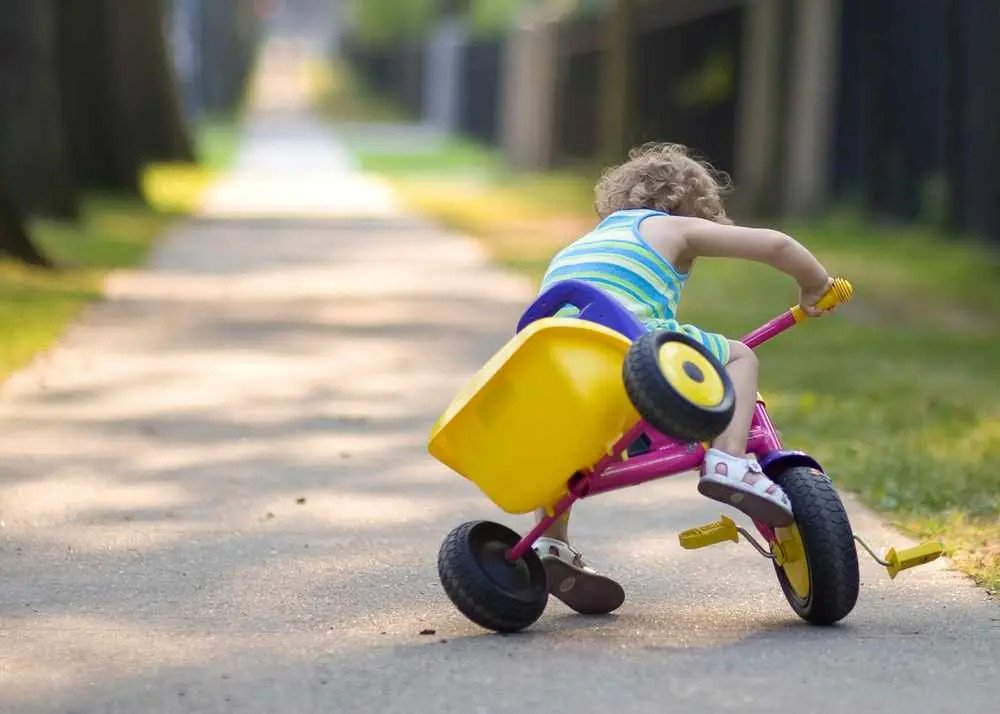
#> input picture upload/1.jpg, 1000 x 714 px, given in place of the camera
$ python human_detect.py
#> lines starting #> are read from the running program, lines starting #| are printed output that depends on the picture; after the words box and inside, x2 and y2 are one past the last pixel; in counts of white or black regions, pixels touching at a corner belong together
#> further down, frame is the input picture: shape (714, 1000, 3); mean B, G, R 120.2, 141, 147.1

# import the necessary packages
import numpy as np
import cv2

HOGCV = cv2.HOGDescriptor()
HOGCV.setSVMDetector(cv2.HOGDescriptor_getDefaultPeopleDetector())

def detect_human(frame):
    # resizing for faster detection
    frame = cv2.resize(frame, (640, 480))
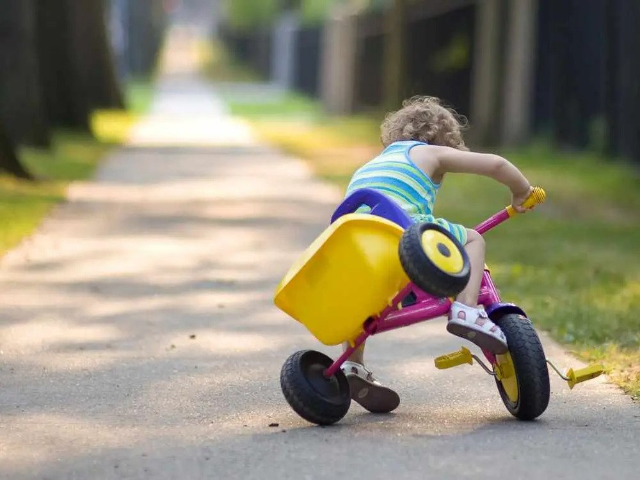
#> frame: shape (480, 640, 3); mean of channels 0, 1, 2 120.1, 140.9, 147; drawn as B, G, R
    # using a greyscale picture, also for faster detection
    gray = cv2.cvtColor(frame, cv2.COLOR_RGB2GRAY)
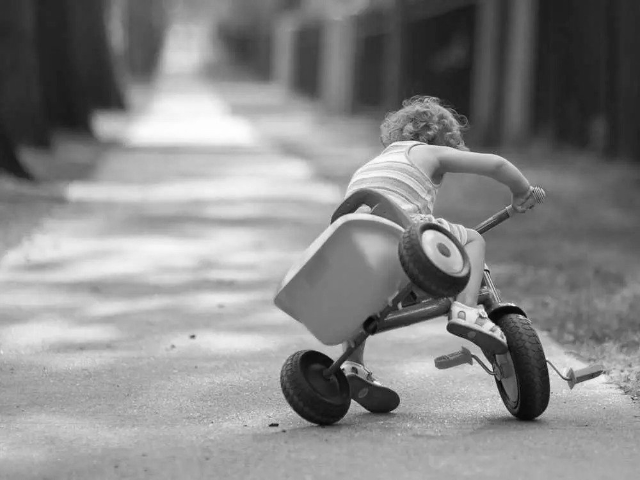
#> gray: shape (480, 640); min 4, max 254, mean 135.3

    # detect people in the image
    # returns the bounding boxes for the detected objects
    boxes, weights = HOGCV.detectMultiScale(gray, winStride=(8, 8))
#> boxes = [[496, 306, 67, 134]]; weights = [0.353]

    boxes = np.array([[x, y, x + w, y + h] for (x, y, w, h) in boxes])
#> boxes = [[496, 306, 563, 440]]

    print("number of people:", len(boxes))
#| number of people: 1

    for (xA, yA, xB, yB) in boxes:
        # display the detected boxes in the colour picture
        cv2.rectangle(frame, (xA, yA), (xB, yB),
                      (0, 255, 0), 2)
#> this loop made 1 pass
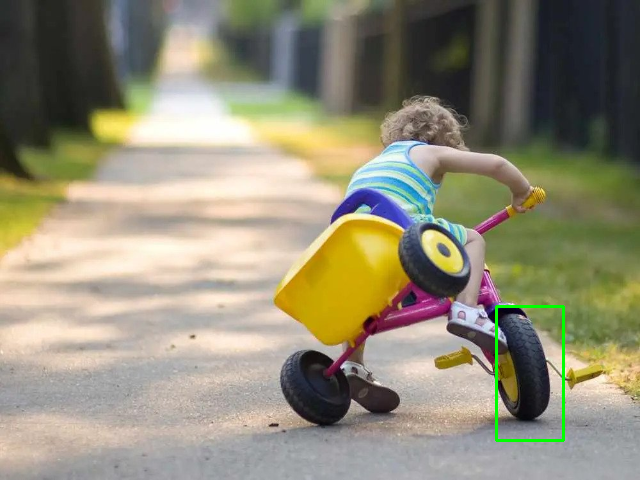
#> frame: shape (480, 640, 3); 0.39% of pixels changed, all inside (x1, y1, x2, y2) = (495, 305, 565, 442); drawn as B, G, R

    # # Display the resulting frame
    # cv2.imshow('frame', frame)
    return frame


if __name__ == '__main__':

    cv2.startWindowThread()

    # open webcam video stream
    cap = cv2.VideoCapture(0)

    while (True):
        # Capture frame-by-frame
        ret, frame = cap.read()

        frame = detect_human(frame)
        # Display the resulting frame
        cv2.imshow('frame', frame)
        if cv2.waitKey(1) & 0xFF == ord('q'):
#> (key q is pressed here)
            break

    # When everything done, release the capture
    cap.release()
    # finally, close the window
    cv2.destroyAllWindows()
    cv2.waitKey(1)

$ run again, on upload/2.jpg
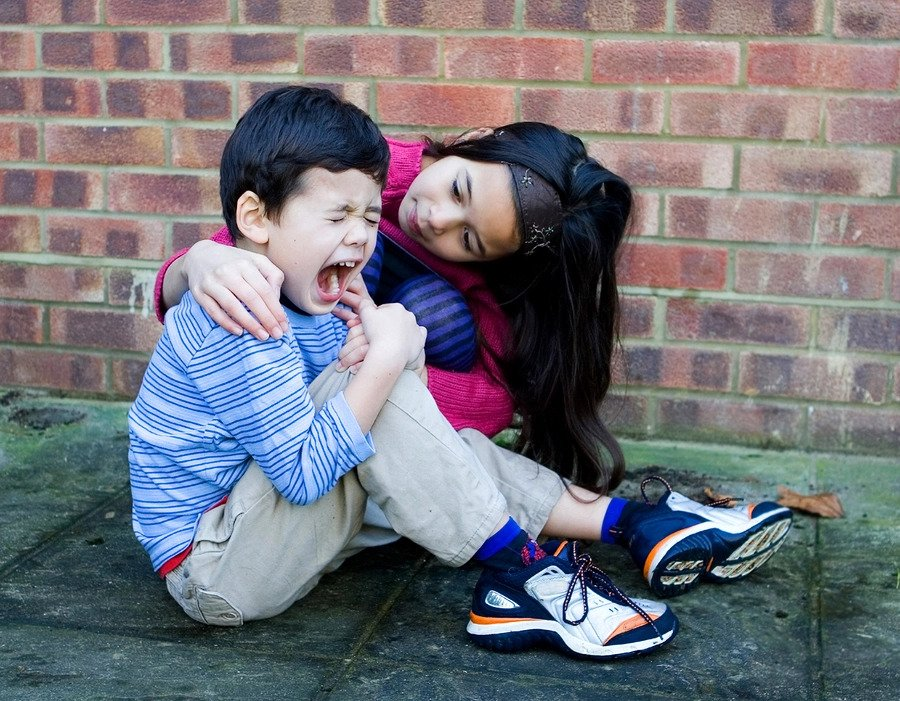
#> input picture upload/2.jpg, 900 x 701 px, given in place of the camera
#> frame is the input picture: shape (701, 900, 3); mean B, G, R 123, 115.8, 116
#> frame: shape (480, 640, 3)
#> in detect_human, `gray = cv2.cvtColor(frame, cv2.COLOR_RGB2GRAY)`:
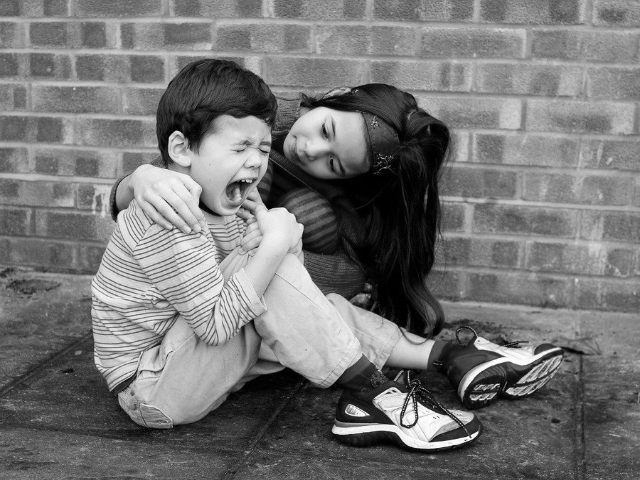
#> gray: shape (480, 640); min 0, max 254, mean 117.8
#> in detect_human, `boxes, weights = HOGCV.detectMultiScale(gray, winStride=(8, 8))`: boxes = ()
#> in detect_human, `boxes = np.array([[x, y, x + w, y + h] for (x, y, w, h) in boxes])`: boxes = empty array
#| number of people: 0

$ run again, on upload/4.jpg
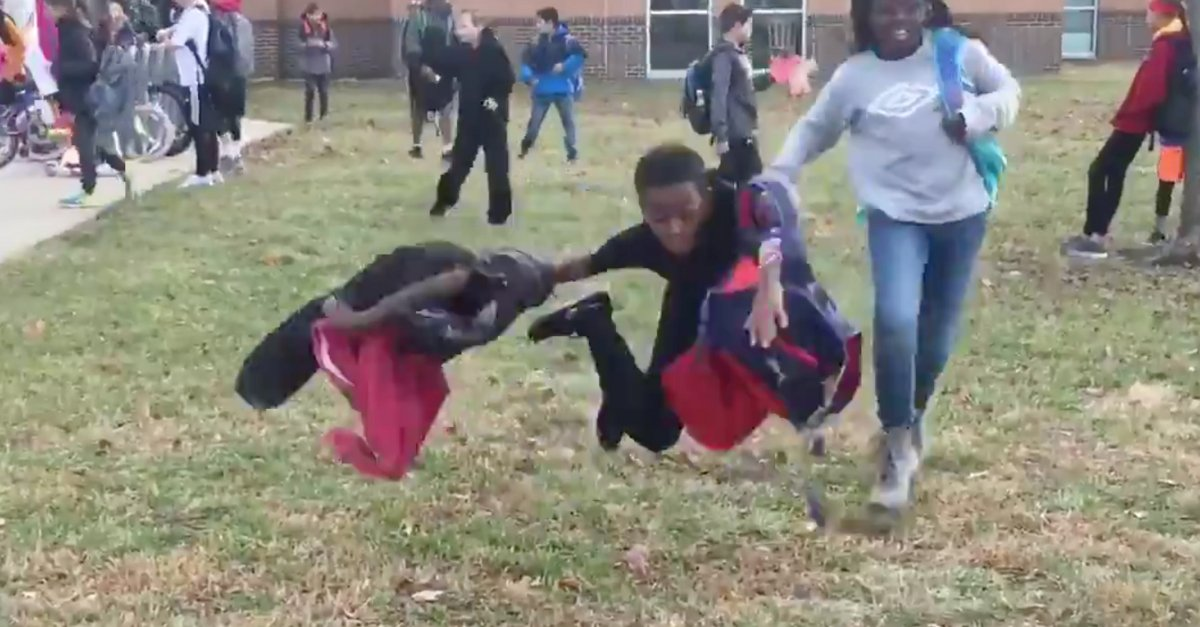
#> input picture upload/4.jpg, 1200 x 627 px, given in place of the camera
#> frame is the input picture: shape (627, 1200, 3); mean B, G, R 124, 134.1, 138.2
#> in detect_human, `gray = cv2.cvtColor(frame, cv2.COLOR_RGB2GRAY)`:
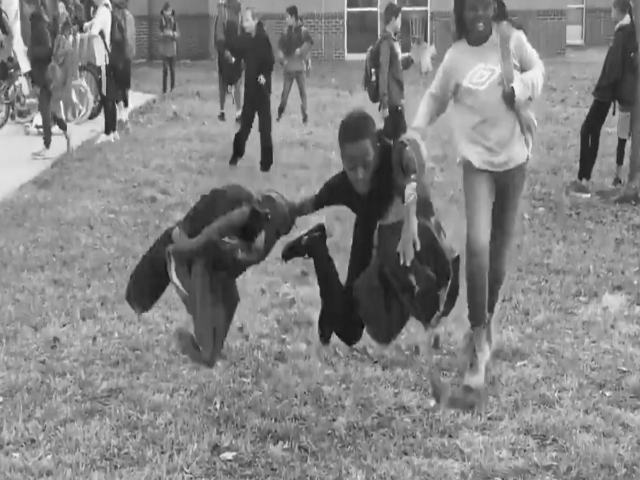
#> gray: shape (480, 640); min 7, max 253, mean 131.4
#> in detect_human, `boxes, weights = HOGCV.detectMultiScale(gray, winStride=(8, 8))`: boxes = [[260, 3, 69, 137]]; weights = [1.52]
#> in detect_human, `boxes = np.array([[x, y, x + w, y + h] for (x, y, w, h) in boxes])`: boxes = [[260, 3, 329, 140]]
#| number of people: 1
#> the loop in detect_human, `for (xA, yA, xB, yB) in boxes:` made 1 pass
#> after the loop in detect_human, `for (xA, yA, xB, yB) in boxes:`:
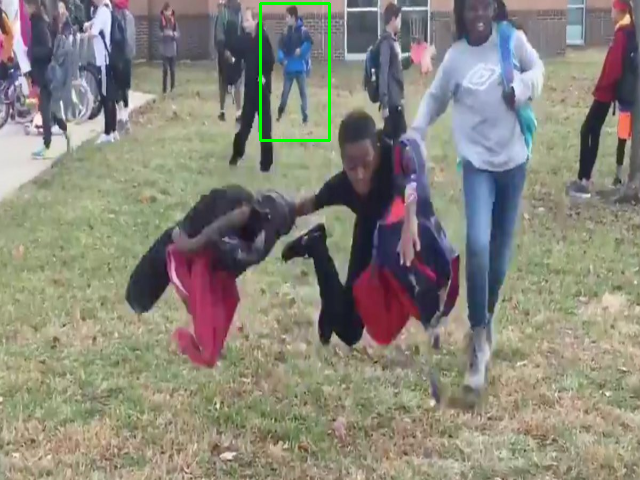
#> frame: shape (480, 640, 3); mean of channels 0, 1, 2 123.4, 134.5, 137.5; drawn as B, G, R
